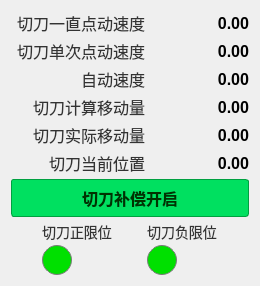
              <widget class="QWidget" name="widget_panelCutter" native="true">
               <property name="sizePolicy">
                <sizepolicy hsizetype="Expanding" vsizetype="Expanding">
                 <horstretch>0</horstretch>
                 <verstretch>0</verstretch>
                </sizepolicy>
               </property>
               <property name="minimumSize">
                <size>
                 <width>260</width>
                 <height>0</height>
                </size>
               </property>
               <property name="maximumSize">
                <size>
                 <width>260</width>
                 <height>16777215</height>
                </size>
               </property>
               <property name="styleSheet">
                <string notr="true">QWidget#widget_panelCutter {
    background-color: white;
    border: 1px solid #c8c8c8;
    border-radius: 4px;
}</string>
               </property>
               <layout class="QVBoxLayout" name="vLayout_panelCutter">
                <property name="spacing">
                 <number>4</number>
                </property>
                <item>
                 <layout class="QHBoxLayout" name="hLayout_cutJogContSpeed">
                  <item>
                   <widget class="QLabel" name="label_cutJogContSpeed">
                    <property name="styleSheet">
                     <string notr="true">QLabel {
    font-size: 16px;
    color: #333333;
    border: none;
}</string>
                    </property>
                    <property name="text">
                     <string>切刀一直点动速度</string>
                    </property>
                    <property name="alignment">
                     <set>Qt::AlignmentFlag::AlignRight|Qt::AlignmentFlag::AlignTrailing|Qt::AlignmentFlag::AlignVCenter</set>
                    </property>
                   </widget>
                  </item>
                  <item>
                   <widget class="QLabel" name="label_cutJogContSpeedValue">
                    <property name="minimumSize">
                     <size>
                      <width>100</width>
                      <height>0</height>
                     </size>
                    </property>
                    <property name="maximumSize">
                     <size>
                      <width>100</width>
                      <height>16777215</height>
                     </size>
                    </property>
                    <property name="styleSheet">
                     <string notr="true">QLabel {
    font-size: 16px;
    font-weight: bold;
    color: #000000;
    border: none;
}</string>
                    </property>
                    <property name="text">
                     <string>0.00</string>
                    </property>
                    <property name="alignment">
                     <set>Qt::AlignmentFlag::AlignRight|Qt::AlignmentFlag::AlignTrailing|Qt::AlignmentFlag::AlignVCenter</set>
                    </property>
                   </widget>
                  </item>
                 </layout>
                </item>
                <item>
                 <layout class="QHBoxLayout" name="hLayout_cutJogOnceSpeed">
                  <item>
                   <widget class="QLabel" name="label_cutJogOnceSpeed">
                    <property name="styleSheet">
                     <string notr="true">QLabel {
    font-size: 16px;
    color: #333333;
    border: none;
}</string>
                    </property>
                    <property name="text">
                     <string>切刀单次点动速度</string>
                    </property>
                    <property name="alignment">
                     <set>Qt::AlignmentFlag::AlignRight|Qt::AlignmentFlag::AlignTrailing|Qt::AlignmentFlag::AlignVCenter</set>
                    </property>
                   </widget>
                  </item>
                  <item>
                   <widget class="QLabel" name="label_cutJogOnceSpeedValue">
                    <property name="minimumSize">
                     <size>
                      <width>100</width>
                      <height>0</height>
                     </size>
                    </property>
                    <property name="maximumSize">
                     <size>
                      <width>100</width>
                      <height>16777215</height>
                     </size>
                    </property>
                    <property name="styleSheet">
                     <string notr="true">QLabel {
    font-size: 16px;
    font-weight: bold;
    color: #000000;
    border: none;
}</string>
                    </property>
                    <property name="text">
                     <string>0.00</string>
                    </property>
                    <property name="alignment">
                     <set>Qt::AlignmentFlag::AlignRight|Qt::AlignmentFlag::AlignTrailing|Qt::AlignmentFlag::AlignVCenter</set>
                    </property>
                   </widget>
                  </item>
                 </layout>
                </item>
                <item>
                 <layout class="QHBoxLayout" name="hLayout_autoSpeed">
                  <item>
                   <widget class="QLabel" name="label_autoSpeed">
                    <property name="styleSheet">
                     <string notr="true">QLabel {
    font-size: 16px;
    color: #333333;
    border: none;
}</string>
                    </property>
                    <property name="text">
                     <string>自动速度</string>
                    </property>
                    <property name="alignment">
                     <set>Qt::AlignmentFlag::AlignRight|Qt::AlignmentFlag::AlignTrailing|Qt::AlignmentFlag::AlignVCenter</set>
                    </property>
                   </widget>
                  </item>
                  <item>
                   <widget class="QLabel" name="label_autoSpeedValue">
                    <property name="minimumSize">
                     <size>
                      <width>100</width>
                      <height>0</height>
                     </size>
                    </property>
                    <property name="maximumSize">
                     <size>
                      <width>100</width>
                      <height>16777215</height>
                     </size>
                    </property>
                    <property name="styleSheet">
                     <string notr="true">QLabel {
    font-size: 16px;
    font-weight: bold;
    color: #000000;
    border: none;
}</string>
                    </property>
                    <property name="text">
                     <string>0.00</string>
                    </property>
                    <property name="alignment">
                     <set>Qt::AlignmentFlag::AlignRight|Qt::AlignmentFlag::AlignTrailing|Qt::AlignmentFlag::AlignVCenter</set>
                    </property>
                   </widget>
                  </item>
                 </layout>
                </item>
                <item>
                 <layout class="QHBoxLayout" name="hLayout_cutCalcMove">
                  <item>
                   <widget class="QLabel" name="label_cutCalcMove">
                    <property name="styleSheet">
                     <string notr="true">QLabel {
    font-size: 16px;
    color: #333333;
    border: none;
}</string>
                    </property>
                    <property name="text">
                     <string>切刀计算移动量</string>
                    </property>
                    <property name="alignment">
                     <set>Qt::AlignmentFlag::AlignRight|Qt::AlignmentFlag::AlignTrailing|Qt::AlignmentFlag::AlignVCenter</set>
                    </property>
                   </widget>
                  </item>
                  <item>
                   <widget class="QLabel" name="label_cutCalcMoveValue">
                    <property name="minimumSize">
                     <size>
                      <width>100</width>
                      <height>0</height>
                     </size>
                    </property>
                    <property name="maximumSize">
                     <size>
                      <width>100</width>
                      <height>16777215</height>
                     </size>
                    </property>
                    <property name="styleSheet">
                     <string notr="true">QLabel {
    font-size: 16px;
    font-weight: bold;
    color: #000000;
    border: none;
}</string>
                    </property>
                    <property name="text">
                     <string>0.00</string>
                    </property>
                    <property name="alignment">
                     <set>Qt::AlignmentFlag::AlignRight|Qt::AlignmentFlag::AlignTrailing|Qt::AlignmentFlag::AlignVCenter</set>
                    </property>
                   </widget>
                  </item>
                 </layout>
                </item>
                <item>
                 <layout class="QHBoxLayout" name="hLayout_cutActualMove">
                  <item>
                   <widget class="QLabel" name="label_cutActualMove">
                    <property name="styleSheet">
                     <string notr="true">QLabel {
    font-size: 16px;
    color: #333333;
    border: none;
}</string>
                    </property>
                    <property name="text">
                     <string>切刀实际移动量</string>
                    </property>
                    <property name="alignment">
                     <set>Qt::AlignmentFlag::AlignRight|Qt::AlignmentFlag::AlignTrailing|Qt::AlignmentFlag::AlignVCenter</set>
                    </property>
                   </widget>
                  </item>
                  <item>
                   <widget class="QLabel" name="label_cutActualMoveValue">
                    <property name="minimumSize">
                     <size>
                      <width>100</width>
                      <height>0</height>
                     </size>
                    </property>
                    <property name="maximumSize">
                     <size>
                      <width>100</width>
                      <height>16777215</height>
                     </size>
                    </property>
                    <property name="styleSheet">
                     <string notr="true">QLabel {
    font-size: 16px;
    font-weight: bold;
    color: #000000;
    border: none;
}</string>
                    </property>
                    <property name="text">
                     <string>0.00</string>
                    </property>
                    <property name="alignment">
                     <set>Qt::AlignmentFlag::AlignRight|Qt::AlignmentFlag::AlignTrailing|Qt::AlignmentFlag::AlignVCenter</set>
                    </property>
                   </widget>
                  </item>
                 </layout>
                </item>
                <item>
                 <layout class="QHBoxLayout" name="hLayout_cutPos">
                  <item>
                   <widget class="QLabel" name="label_cutPos">
                    <property name="styleSheet">
                     <string notr="true">QLabel {
    font-size: 16px;
    color: #333333;
    border: none;
}</string>
                    </property>
                    <property name="text">
                     <string>切刀当前位置</string>
                    </property>
                    <property name="alignment">
                     <set>Qt::AlignmentFlag::AlignRight|Qt::AlignmentFlag::AlignTrailing|Qt::AlignmentFlag::AlignVCenter</set>
                    </property>
                   </widget>
                  </item>
                  <item>
                   <widget class="QLabel" name="label_cutPosValue">
                    <property name="minimumSize">
                     <size>
                      <width>100</width>
                      <height>0</height>
                     </size>
                    </property>
                    <property name="maximumSize">
                     <size>
                      <width>100</width>
                      <height>16777215</height>
                     </size>
                    </property>
                    <property name="styleSheet">
                     <string notr="true">QLabel {
    font-size: 16px;
    font-weight: bold;
    color: #000000;
    border: none;
}</string>
                    </property>
                    <property name="text">
                     <string>0.00</string>
                    </property>
                    <property name="alignment">
                     <set>Qt::AlignmentFlag::AlignRight|Qt::AlignmentFlag::AlignTrailing|Qt::AlignmentFlag::AlignVCenter</set>
                    </property>
                   </widget>
                  </item>
                 </layout>
                </item>
                <item>
                 <widget class="QPushButton" name="pbtn_cutCompensate">
                  <property name="styleSheet">
                   <string notr="true">QPushButton {
    padding: 6px 10px;
    border: 1px solid #00a040;
    border-radius: 3px;
    background-color: #00e060;
    color: #003300;
    font-size: 16px;
    font-weight: bold;
}

QPushButton:pressed {
    background-color: #00b050;
}</string>
                  </property>
                  <property name="text">
                   <string>切刀补偿开启</string>
                  </property>
                 </widget>
                </item>
                <item>
                 <layout class="QHBoxLayout" name="hLayout_cutLimits" stretch="1,1">
                  <item>
                   <layout class="QVBoxLayout" name="vLayout_cutPosLimit">
                    <property name="spacing">
                     <number>2</number>
                    </property>
                    <item>
                     <widget class="QLabel" name="label_cutPosLimitTitle">
                      <property name="styleSheet">
                       <string notr="true">QLabel {
    font-size: 14px;
    color: #333333;
    border: none;
}</string>
                      </property>
                      <property name="text">
                       <string>切刀正限位</string>
                      </property>
                      <property name="alignment">
                       <set>Qt::AlignmentFlag::AlignCenter</set>
                      </property>
                     </widget>
                    </item>
                    <item>
                     <widget class="QLabel" name="label_cutPosLimit">
                      <property name="minimumSize">
                       <size>
                        <width>30</width>
                        <height>30</height>
                       </size>
                      </property>
                      <property name="maximumSize">
                       <size>
                        <width>30</width>
                        <height>30</height>
                       </size>
                      </property>
                      <property name="styleSheet">
                       <string notr="true">QLabel {
    background-color: #00e000;
    border: 1px solid #7a7a7a;
    border-radius: 15px;
}</string>
                      </property>
                      <property name="text">
                       <string/>
                      </property>
                     </widget>
                    </item>
                   </layout>
                  </item>
                  <item>
                   <layout class="QVBoxLayout" name="vLayout_cutNegLimit">
                    <property name="spacing">
                     <number>2</number>
                    </property>
                    <item>
                     <widget class="QLabel" name="label_cutNegLimitTitle">
                      <property name="styleSheet">
                       <string notr="true">QLabel {
    font-size: 14px;
    color: #333333;
    border: none;
}</string>
                      </property>
                      <property name="text">
                       <string>切刀负限位</string>
                      </property>
                      <property name="alignment">
                       <set>Qt::AlignmentFlag::AlignCenter</set>
                      </property>
                     </widget>
                    </item>
                    <item>
                     <widget class="QLabel" name="label_cutNegLimit">
                      <property name="minimumSize">
                       <size>
                        <width>30</width>
                        <height>30</height>
                       </size>
                      </property>
                      <property name="maximumSize">
                       <size>
                        <width>30</width>
                        <height>30</height>
                       </size>
                      </property>
                      <property name="styleSheet">
                       <string notr="true">QLabel {
    background-color: #00e000;
    border: 1px solid #7a7a7a;
    border-radius: 15px;
}</string>
                      </property>
                      <property name="text">
                       <string/>
                      </property>
                     </widget>
                    </item>
                   </layout>
                  </item>
                 </layout>
                </item>
               </layout>
              </widget>
